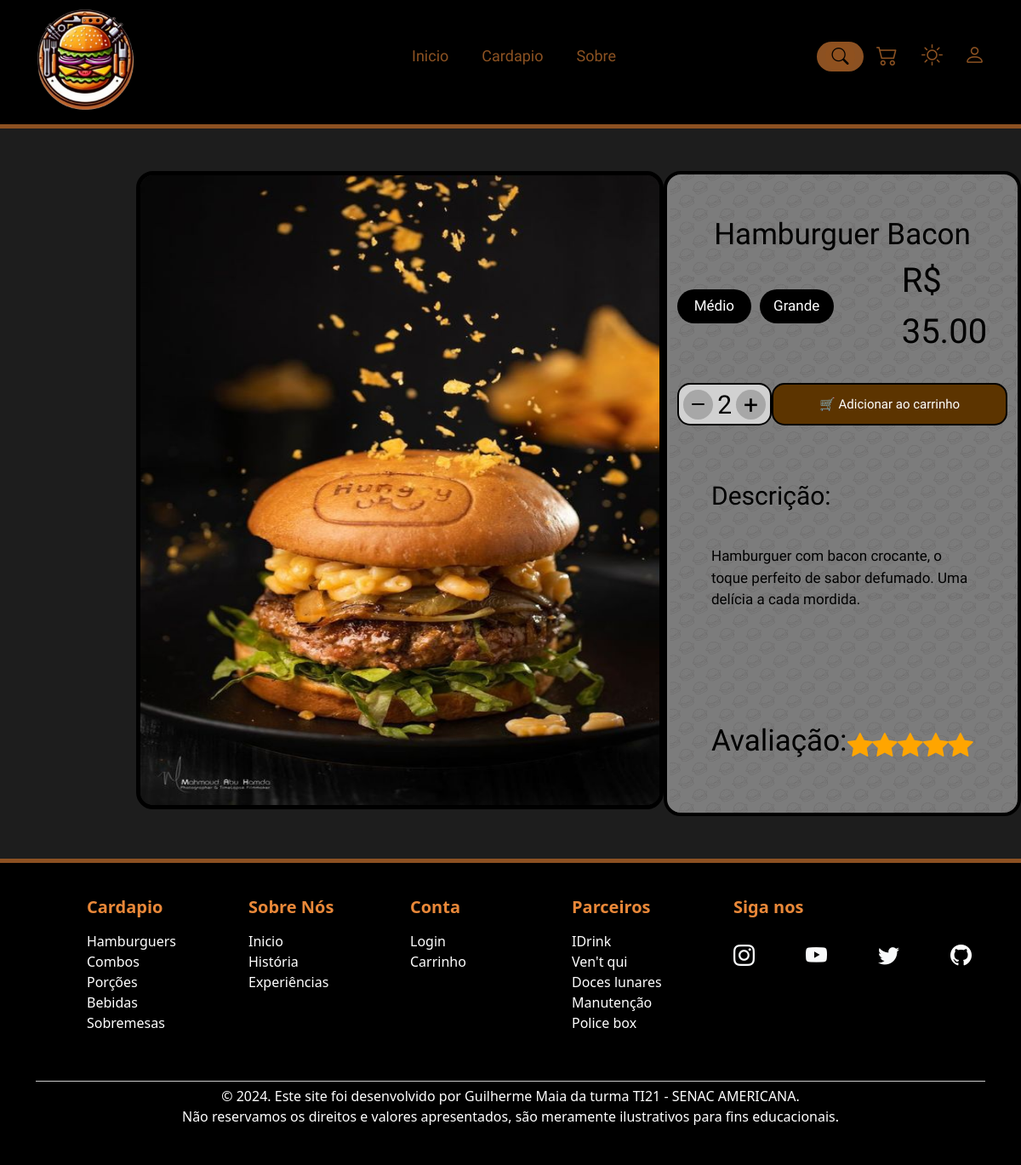
/click-produto.php?id=7, run on an earlier commit of the app's database.
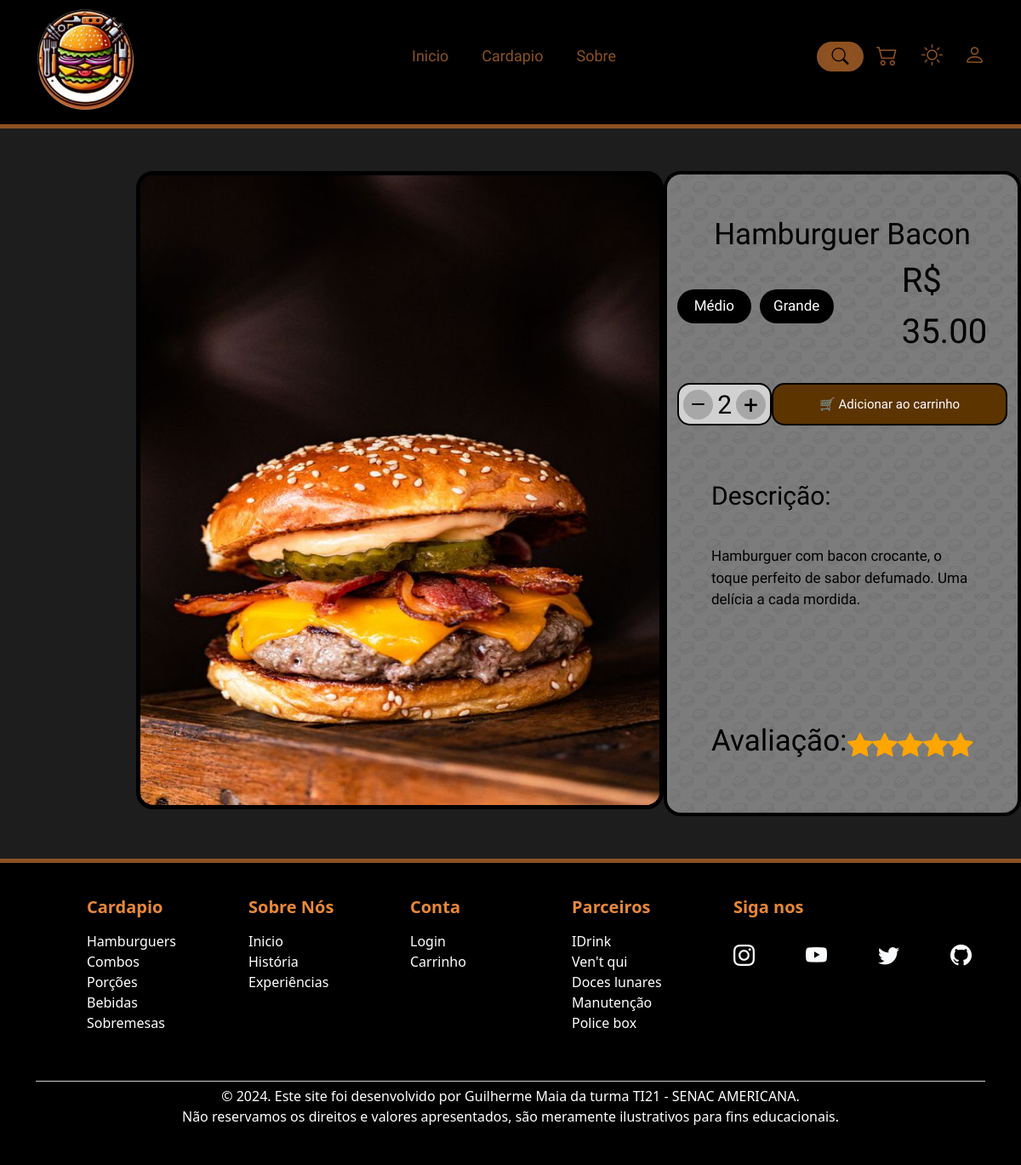
And on a later commit of the database.
### tables this page shows
CREATE TABLE tb_produtos (
    id INT AUTO_INCREMENT PRIMARY KEY,
    titulo VARCHAR(150),
    preco DECIMAL(4, 2),
    imagem VARCHAR(200),
    categoria INT,
    descricao VARCHAR(255)
);

### click-produto.php (the view, shortened to what this page needs)
<?php include './includes/header.php' ?>
<?php
class Produto
{
    public function Listar1Produto($id)
    {
        $conn = new PDO("mysql:host=62.72.62.1;dbname=u687609827_gui", "u687609827_gui", "Ou]Q||Jr^7H");
        $query = "SELECT * FROM tb_produtos WHERE id = {$id}";
        $resultado = $conn->query($query)->fetch();
        return $resultado;
    }
}
$produto = new Produto();
if (isset($_GET['id']) && !empty($_GET['id'])) {
    $id = $_GET['id'];
    $dados = $produto->Listar1Produto($id);
}
?>
<section class="body-produto">
    <figcaption><img class="fotinha" alt="foto do produto" src="./assets/img/produtos/<?= $dados['imagem'] ?>"></figcaption>
    <div class="container" id="grid-principal">
        <section class="grid-1">
            <h1 class="titulo-produto"><?= $dados['titulo'] ?></h1>
        </section>
        <section class="grid-2">
            <div id="tamanho">Médio</div>
            <div id="tamanho">Grande</div>
            <p class="preco-produto">R$ <?= $dados['preco'] ?></p>
        </section>
        <section class="grid-3">
            <div id="adicionar">
                <div class="menos">
                    <svg xmlns="http://www.w3.org/2000/svg" width="40" height="30" fill="currentColor" class="bi bi-dash" viewBox="0 0 16 16">
                        <path d="M4 8a.5.5 0 0 1 .5-.5h7a.5.5 0 0 1 0 1h-7A.5.5 0 0 1 4 8" />
                    </svg>
                </div>
                <div class="numero">2</div>
                <div class="mais">+</div>
            </div>
            <div class="addcart">🛒 Adicionar ao carrinho</div>
        </section>
        <div class="grid-4">
            <h2 class="titulo-desc">Descrição:</h2>
            <section class="texto-desc">
                <p><?= $dados['descricao'] ?></p>
            </section>
        </div>
        <div class="grid-5">
            <h3 class="avaliacao-title">Avaliação:</h3>
        </div>
    </div>
</section>
<?php include './includes/footer.php' ?>

### includes/header.php (shortened to what this page needs)
<!DOCTYPE html>
<html lang="pt-br">
<head>
    <link href="https://cdn.jsdelivr.net/npm/bootstrap@5.3.3/dist/css/bootstrap.min.css" rel="stylesheet">
    <link rel="stylesheet" href="https://cdn.jsdelivr.net/npm/bootstrap-icons@1.11.3/font/bootstrap-icons.min.css">
    <link rel="stylesheet" href="assets/css/menu.css">
    <link rel="stylesheet" href="assets/css/carrossel.css">
    <link rel="stylesheet" href="assets/css/sobre.css">
    <link rel="stylesheet" href="assets/css/carrinho.css">
    <link rel="stylesheet" href="assets/css/click-produto.css">
    <link rel="stylesheet" href="assets/css/filtro.css">
</head>
<body>
    <main>
        <header>
            <nav class="cabeçalho container">
                <div class="col-3" id="Menu-Comeco">
                    <figure><img class="logo" src="assets/img/foto(logo).png" alt="logo da empresa"></figure>
                </div>
                <div class="col-6" id="Menu-meio">
                    <ul class="menu">
                        <li><a href="index.html">Inicio</a></li>
                        <li class="select-principal"><a href="menu.php">Cardapio</a></li>
                        <li><a href="sobre.php">Sobre</a></li>
                    </ul>
                </div>
                <div class="col-3">
                    <ul class="menu-icons" id="Menu-fim">
                        <form action="filtro.php" method="post">
                            <div class="procurar-box">
                                <a href="#" class="procurar-botao">
                                    <button id="lupa" type="submit"><i class="bi bi-search" id="lupa"></i></button>
                                </a>
                            </div>
                        </form>
                        <li><a href="carrinho.php"><i class="bi bi-cart2"></i></a></li>
                        <label for="ChangeTheme" id="sol">
                            <span> <i class="bi bi-brightness-high"></i></span>
                        </label>
                        <?php echo (isset($_SESSION['usuario'])) ? '' : '<li><a href="login.php"><i class="bi bi-person"></i></a></li>' ?>
                    </ul>
                </div>
            </nav>
        </header>

### includes/footer.php
</main>
</body>
<footer>
    <main class="container">
        <div class="row">
            <div class="col-md-2">
                <h5>Cardapio</h5>
                <ul class="list-unstyled mt-3">
                    <li><a href="./menu.php#hambs">Hamburguers</a></li>
                    <li><a href="./menu.php#combos">Combos</a></li>
                    <li><a href="./menu.php#porcoes">Porções</a></li>
                    <li><a href="./menu.php#bebidas">Bebidas</a></li>
                    <li><a href="./menu.php#sobremesa">Sobremesas</a></li>
                </ul>
            </div>
            <div class="col-md-2">
                <h5>Sobre Nós</h5>
                <ul class="list-unstyled mt-3">
                    <li><a href="./index.html">Inicio</a></li>
                    <li><a href="./sobre.php#historia">História</a></li>
                    <li><a href="./sobre.php#experiencia">Experiências</a></li>
                </ul>
            </div>
            <div class="col-md-2">
                <h5>Conta</h5>
                <ul class="list-unstyled mt-3">
                    <li><a href="./login.php#logarais">Login</a></li>
                    <li><a href="./carrinho.php">Carrinho</a></li>
                </ul>
            </div>
            <div class="col-md-2">
                <h5>Parceiros</h5>
                <ul class="list-unstyled mt-3">
                    <li><a href="https://idrink.paulowh.com/adega-idrink/" target="_blank">IDrink</a></li>
                    <li><a href="https://ventqui.paulowh.com/" target="_blank">Ven't qui</a></li>
                    <li><a href="https://doceslunares.paulowh.com/" target="_blank">Doces lunares</a></li>
                    <li><a href="#" target="_blank">Manutenção</a></li>
                    <li><a href="https://policebox.paulowh.com/" target="_blank">Police box</a></li>
                </ul>
            </div>
            <div class="col-md-4">
                <h5>Siga nos</h5>
                <ul class="list-unstyled mt-3" id="icones">
                    <a href="https://www.instagram.com"><i id="estilo" class="bi bi-instagram text-light"></i></a>
                    <a href="https://www.youtube.com"><i id="estilo" class="bi bi-youtube text-light"></i></a>
                    <a href="https://www.twitter.com"><i id="estilo" class="bi bi-twitter text-light"></i></a>
                    <a href="https://github.com/Guilhlm"  target="_blank"><i id="estilo" class="bi bi-github"></i></a>
                </ul>
            </div>
        </div>
        <div class="footer-bottom">
            <div>
                &copy; 2024. Este site foi desenvolvido por Guilherme Maia da turma TI21 - SENAC AMERICANA. <br> Não
                reservamos os
                direitos e valores apresentados, são meramente ilustrativos para fins educacionais.
            </div>
        </div>
    </main>
</footer>

### assets/css/menu.css (style rules this page uses)
* { margin: 0; }
h2 { margin-bottom: 0; }
body { transition: 0.5s; background-color: #1d1d1d; }
.logo { height: 120px; }
.cabeçalho ul { list-style: none; display: flex; gap: 15px; }
.cabeçalho .menu li a { margin-right: 3vh; font-family: "Croissant One", serif; font-size: 18px; color: rgba(233, 136, 57, 0.6); text-decoration: none; }
.menu-icons { position: relative; z-index: 1001; }
.menu-icons li a { font-size: 25px; color: rgba(233, 136, 57, 0.6); }
.cabeçalho label { display: flex; padding-right: 10px; }
#sol { font-size: 25px; color: rgba(233, 136, 57, 0.6); cursor: pointer; }
header { background-color: rgb(0, 0, 0); width: 100%; border-bottom: 5px solid rgba(233, 136, 57, 0.6); }
header nav { display: flex; align-items: center; }
#Menu-Comeco { display: flex; margin-top: 10px; }
#Menu-meio { display: flex; justify-content: center; }
#Menu-fim { display: flex; justify-content: end; }
.procurar-box { display: flex; background-color: rgba(233, 136, 57, 0.6); height: 35px; padding: 5px; border-radius: 90px; align-items: center; padding: 10px; margin-top: 3px; }
.procurar-botao { width: 35px; height: 35px; border-radius: 50%; background-color: rgba(146, 82, 29, 0.6); display: flex; justify-content: center; align-items: center; color: rgb(0, 0, 0); }
#lupa { font-size: 20px; border: none; background: none; }
#icones { display: flex; margin-top: 10px; font-size: 25px; }
#icones a { Text-decoration: none }
#icones #estilo { display: block; margin-top: 10px; cursor: pointer; }
footer { background-color: #000000; color: rgb(233, 136, 57); padding: 40px 0; border-top: 5px solid rgba(233, 136, 57, 0.6); }
footer h5 { margin-left: 60px; font-weight: bold; }
footer a { margin-left: 60px; color: white; text-decoration: none; }
.footer-bottom { text-align: center; padding: 5px 0; border-top: 1px solid #ccc; margin-top: 40px; }
.footer-bottom div { color: white; font-weight: 300; }

What changed in the data, as far as the page shows it:
changed tb_produtos "Hamburguer Bacon": imagem: a different picture
